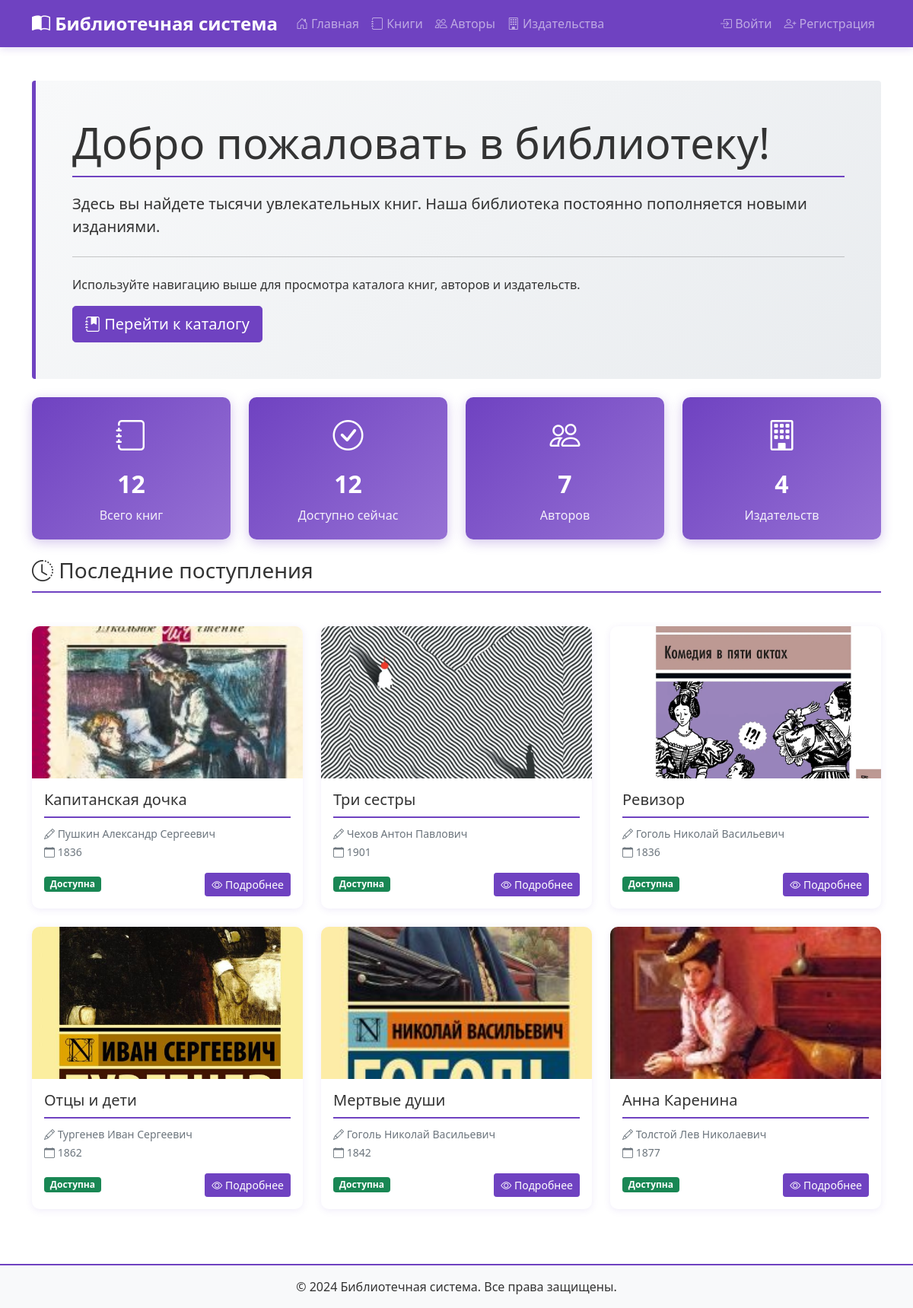
The page / on the database its author committed.
### books/models.py (models this page shows, shortened)
class Book(models.Model):
    STATUS_CHOICES = [
        ('available', 'Доступна'),
        ('borrowed', 'Выдана'),
        ('reserved', 'Зарезервирована'),
        ('repair', 'На ремонте'),
        ('lost', 'Утеряна'),
    ]
    title = models.CharField('Название', max_length=200)
    authors = models.ManyToManyField(Author, verbose_name='Авторы', related_name='books')
    publisher = models.ForeignKey(Publisher, verbose_name='Издательство', on_delete=models.SET_NULL, null=True,
                                  blank=True, related_name='books')
    genre = models.ForeignKey(Genre, verbose_name='Жанр', on_delete=models.SET_NULL, null=True, blank=True,
                              related_name='books')
    age_category = models.ForeignKey(AgeCategory, verbose_name='Возрастная категория', on_delete=models.SET_NULL,
                                     null=True, blank=True, related_name='books')
    publication_year = models.IntegerField('Год издания', null=True, blank=True)
    isbn = models.CharField('ISBN', max_length=13, blank=True, null=True)
    pages = models.IntegerField('Количество страниц', null=True, blank=True)
    description = models.TextField('Описание', blank=True)
    cover_image = models.ImageField('Обложка', upload_to='covers/', null=True, blank=True)
    yandex_link = models.URLField('Ссылка на Яндекс.Диск', blank=True, null=True)
    quantity_total = models.IntegerField('Общее количество', default=1)
    quantity_available = models.IntegerField('Доступно', default=1)
    status = models.CharField('Статус', max_length=20, choices=STATUS_CHOICES, default='available')
    created_at = models.DateTimeField('Дата добавления', auto_now_add=True)
    updated_at = models.DateTimeField('Дата обновления', auto_now=True)
    avg_rating = models.FloatField('Средний рейтинг', default=0)
    reviews_count = models.IntegerField('Количество отзывов', default=0)
    class Meta:
        verbose_name = 'Книга'
        verbose_name_plural = 'Книги'
        ordering = ['title']
    def get_authors_display(self):
        return ", ".join([str(author) for author in self.authors.all()])

class Author(models.Model):
    first_name = models.CharField('Имя', max_length=100)
    last_name = models.CharField('Фамилия', max_length=100)
    middle_name = models.CharField('Отчество', max_length=100, blank=True)
    birth_date = models.DateField('Дата рождения', null=True, blank=True)
    death_date = models.DateField('Дата смерти', null=True, blank=True)
    biography = models.TextField('Биография', blank=True)
    photo = models.ImageField('Фото', upload_to='authors/', null=True, blank=True)
    class Meta:
        verbose_name = 'Автор'
        verbose_name_plural = 'Авторы'
        ordering = ['last_name', 'first_name']
    def __str__(self):
        return f"{self.last_name} {self.first_name} {self.middle_name}".strip()

### books/views.py (the view)
# urls.py: path('', views.index, name='index'),
def index(request):
    total_books = Book.objects.count()
    total_authors = Author.objects.count()
    total_publishers = Publisher.objects.count()
    available_books = Book.objects.filter(status='available').count()
    if request.user.is_authenticated and request.user.role == 'schoolchild' and request.user.birth_date:
        user_age = date.today().year - request.user.birth_date.year
        recent_books = Book.objects.filter(
            status='available',
            age_category__min_age__lte=user_age
        ).order_by('-created_at')[:6]
    else:
        recent_books = Book.objects.filter(status='available').order_by('-created_at')[:6]
    random_book = None
    if Book.objects.exists():
        random_book = random.choice(Book.objects.all())
    age_categories = AgeCategory.objects.all()
    context = {
        'total_books': total_books,
        'total_authors': total_authors,
        'total_publishers': total_publishers,
        'available_books': available_books,
        'recent_books': recent_books,
        'age_categories': age_categories,
        'random_book': random_book,
    }
    return render(request, 'books/index.html', context)

### books/templates/books/index.html (shortened to what this page needs)
{% extends 'base.html' %}
{% load static %}
{% block content %}
<div class="row mb-4">
    <div class="col-12">
        <div class="p-5 rounded" style="background: linear-gradient(135deg, #f8f9fa, #e9ecef); border-left: 5px solid #6f42c1;">
            <h1 class="display-4">Добро пожаловать в библиотеку!</h1>
            <p class="lead">Здесь вы найдете тысячи увлекательных книг. Наша библиотека постоянно пополняется новыми изданиями.</p>
            <hr class="my-4" style="border-color: #6f42c1;">
            <p>Используйте навигацию выше для просмотра каталога книг, авторов и издательств.</p>
            <a class="btn btn-purple btn-lg" href="{% url 'books:book_list' %}" role="button">
                <i class="bi bi-journal-bookmark-fill"></i> Перейти к каталогу
            </a>
        </div>
    </div>
</div>
<div class="row mb-4">
    <div class="col-md-3">
        <div class="stat-card">
            <div class="stat-icon"><i class="bi bi-journal"></i></div>
            <div class="stat-number">{{ total_books }}</div>
            <div class="stat-label">Всего книг</div>
        </div>
    </div>
    <div class="col-md-3">
        <div class="stat-card">
            <div class="stat-icon"><i class="bi bi-check-circle"></i></div>
            <div class="stat-number">{{ available_books }}</div>
            <div class="stat-label">Доступно сейчас</div>
        </div>
    </div>
    <div class="col-md-3">
        <div class="stat-card">
            <div class="stat-icon"><i class="bi bi-people"></i></div>
            <div class="stat-number">{{ total_authors }}</div>
            <div class="stat-label">Авторов</div>
        </div>
    </div>
    <div class="col-md-3">
        <div class="stat-card">
            <div class="stat-icon"><i class="bi bi-building"></i></div>
            <div class="stat-number">{{ total_publishers }}</div>
            <div class="stat-label">Издательств</div>
        </div>
    </div>
</div>
<div class="row mb-4">
    <div class="col-12">
        <h2><i class="bi bi-clock-history"></i> Последние поступления</h2>
    </div>
</div>
<div class="row">
    {% for book in recent_books %}
    <div class="col-md-4 mb-4">
        <div class="card h-100">
            {% if book.cover_image %}
                <img src="{{ book.cover_image.url }}" class="card-img-top" alt="{{ book.title }}" style="height: 200px; object-fit: cover;">
            {% else %}
                <div class="text-center p-3" style="height: 200px; background: #f8f9fa;">
                    <i class="bi bi-book" style="font-size: 3rem; color: #6f42c1;"></i>
                    <p>Нет обложки</p>
                </div>
            {% endif %}
            <div class="card-body">
                <h5 class="card-title">{{ book.title|truncatechars:50 }}</h5>
                <p class="card-text">
                    <small class="text-muted">
                        <i class="bi bi-pencil"></i> {{ book.get_authors_display|truncatechars:30 }}<br>
                        <i class="bi bi-calendar"></i> {{ book.publication_year|default:"Год не указан" }}
                    </small>
                </p>
                <div class="d-flex justify-content-between align-items-center">
                    <span class="badge {% if book.status == 'available' %}bg-success{% else %}bg-warning{% endif %}">
                        {{ book.get_status_display }}
                    </span>
                    <a href="{% url 'books:book_detail' book.pk %}" class="btn btn-sm btn-purple">
                        <i class="bi bi-eye"></i> Подробнее
                    </a>
                </div>
            </div>
        </div>
    </div>
    {% empty %}
    <div class="col-12">
        <div class="alert alert-info">
            <i class="bi bi-info-circle"></i> В библиотеке пока нет книг. Добавьте первую книгу через админ-панель.
        </div>
    </div>
    {% endfor %}
</div>
{% endblock %}

### templates/base.html (shortened to what this page needs)
<!DOCTYPE html>
<html lang="ru">
<head>
    <link href="https://cdn.jsdelivr.net/npm/bootstrap@5.1.3/dist/css/bootstrap.min.css" rel="stylesheet">
    {% load static %}
    <link rel="stylesheet" href="{% static 'css/style.css' %}">
    <link rel="stylesheet" href="https://cdn.jsdelivr.net/npm/bootstrap-icons@1.8.1/font/bootstrap-icons.css">
</head>
<body>
    <nav class="navbar navbar-expand-lg navbar-dark" style="background-color: #6f42c1;">
        <div class="container">
            <a class="navbar-brand" href="{% url 'books:index' %}">
                <i class="bi bi-book-half"></i> Библиотечная система
            </a>
            <div class="collapse navbar-collapse" id="navbarNav">
                <ul class="navbar-nav me-auto">
                    <li class="nav-item">
                        <a class="nav-link" href="{% url 'books:index' %}">
                            <i class="bi bi-house-door"></i> Главная
                        </a>
                    </li>
                    <li class="nav-item">
                        <a class="nav-link" href="{% url 'books:book_list' %}">
                            <i class="bi bi-journal"></i> Книги
                        </a>
                    </li>
                    <li class="nav-item">
                        <a class="nav-link" href="{% url 'books:author_list' %}">
                            <i class="bi bi-people"></i> Авторы
                        </a>
                    </li>
                    <li class="nav-item">
                        <a class="nav-link" href="{% url 'books:publisher_list' %}">
                            <i class="bi bi-building"></i> Издательства
                        </a>
                    </li>
                </ul>
                <ul class="navbar-nav">
                    {% if user.is_authenticated %}
                        {% if user.is_staff %}
                            <li class="nav-item">
                                <a class="nav-link" href="{% url 'books:admin_dashboard' %}">
                                    <i class="bi bi-speedometer2"></i> Панель библиотекаря
                                </a>
                            </li>
                            <li class="nav-item">
                                <a class="nav-link" href="/admin/">
                                    <i class="bi bi-gear"></i> Админка
                                </a>
                            </li>
                        {% else %}
                            <li class="nav-item">
                                <a class="nav-link" href="{% url 'books:profile' %}">
                                    <i class="bi bi-person-circle"></i> {{ user.first_name|default:user.username }}
                                </a>
                            </li>
                        {% endif %}
                        <li class="nav-item">
                            <a class="nav-link" href="{% url 'logout' %}">
                                <i class="bi bi-box-arrow-right"></i> Выйти
                            </a>
                        </li>
                    {% else %}
                        <li class="nav-item">
                            <a class="nav-link" href="{% url 'login' %}">
                                <i class="bi bi-box-arrow-in-right"></i> Войти
                            </a>
                        </li>
                        <li class="nav-item">
                            <a class="nav-link" href="{% url 'books:register' %}">
                                <i class="bi bi-person-plus"></i> Регистрация
                            </a>
                        </li>
                    {% endif %}
                </ul>
            </div>
        </div>
    </nav>
    <main class="container mt-4">
        {% block content %}
        {% endblock %}
    </main>
    <footer class="mt-5 py-3 text-center" style="background-color: #f8f9fa; border-top: 2px solid #6f42c1;">
        <div class="container">
            <p class="mb-0">&copy; 2024 Библиотечная система. Все права защищены.</p>
        </div>
    </footer>
</body>
</html>

### static/css/style.css (style rules this page uses)
body { background-color: #ffffff; font-family: 'Segoe UI', Tahoma, Geneva, Verdana, sans-serif; color: #333; min-height: 100vh; display: flex; flex-direction: column; }
main { flex: 1; }
.btn-purple { background-color: #6f42c1; border-color: #6f42c1; color: white; transition: all 0.3s ease; }
.card { border: none; border-radius: 10px; box-shadow: 0 2px 10px rgba(111, 66, 193, 0.1); transition: transform 0.3s, box-shadow 0.3s; background-color: #ffffff; overflow: hidden; }
.stat-card { background: linear-gradient(135deg, #6f42c1, #9671d4); color: white; border-radius: 10px; padding: 20px; text-align: center; box-shadow: 0 4px 15px rgba(111, 66, 193, 0.3); transition: transform 0.3s, box-shadow 0.3s; }
.stat-card .stat-icon { font-size: 2.5rem; margin-bottom: 10px; }
.stat-card .stat-number { font-size: 2rem; font-weight: bold; margin-bottom: 5px; }
.stat-card .stat-label { font-size: 1rem; opacity: 0.9; }
.navbar { box-shadow: 0 2px 10px rgba(111, 66, 193, 0.2); margin-bottom: 20px; }
.navbar-brand { font-weight: bold; font-size: 1.5rem; transition: transform 0.3s; }
.navbar-nav .nav-link { transition: all 0.3s ease; padding: 10px 15px; border-radius: 5px; }
a { color: #6f42c1; text-decoration: none; transition: color 0.3s; }
h1, h2, h3, h4, h5, h6 { color: #333; border-bottom: 2px solid #6f42c1; padding-bottom: 10px; margin-bottom: 20px; }
h1 { font-size: 2rem; }
h2 { font-size: 1.75rem; }
footer { margin-top: auto; border-top: 2px solid #6f42c1; background-color: #f8f9fa; padding: 20px 0; }
.card, .stat-card { animation: fadeIn 0.5s ease-out; }

### rows shown on the page
Book: cover_image (picture), title "Капитанская дочка", authors "Пушкин Александр Сергеевич", publication_year "1836", status "Доступна"
Book: cover_image (picture), title "Три сестры", authors "Чехов Антон Павлович", publication_year "1901", status "Доступна"
Book: cover_image (picture), title "Ревизор", authors "Гоголь Николай Васильевич", publication_year "1836", status "Доступна"
Book: cover_image (picture), title "Отцы и дети", authors "Тургенев Иван Сергеевич", publication_year "1862", status "Доступна"
Book: cover_image (picture), title "Мертвые души", authors "Гоголь Николай Васильевич", publication_year "1842", status "Доступна"
Book: cover_image (picture), title "Анна Каренина", authors "Толстой Лев Николаевич", publication_year "1877", status "Доступна"

### other values the page prints
{{ total_books }} "12"
{{ available_books }} "12"
{{ total_authors }} "7"
{{ total_publishers }} "4"
